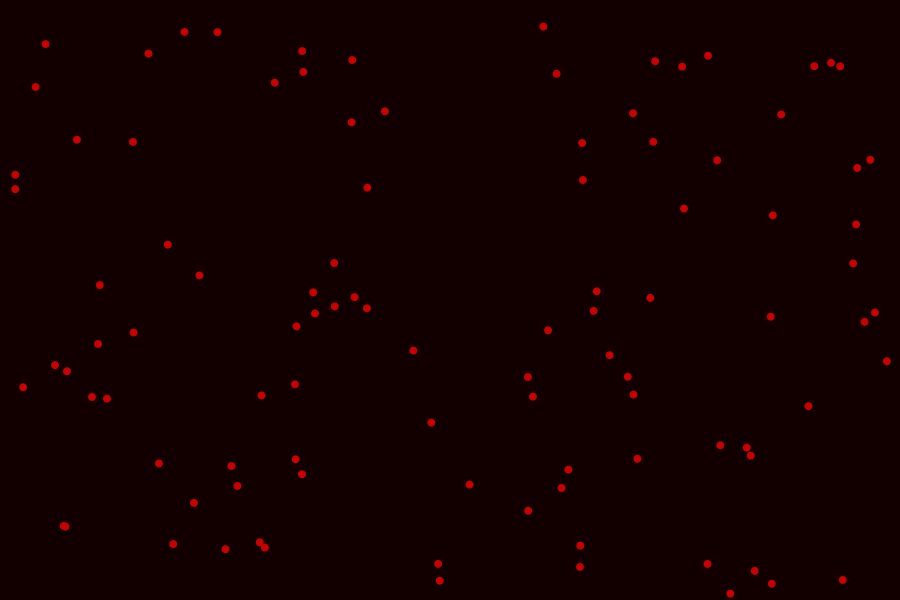
Frame 1 (no input)
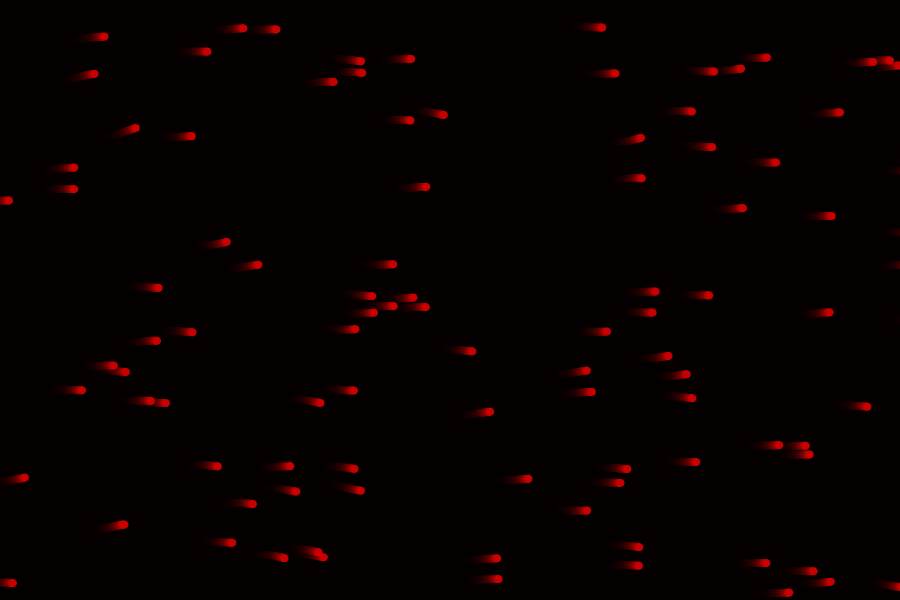
Frame 60 (the mouse pressed at the canvas centre just before this capture)
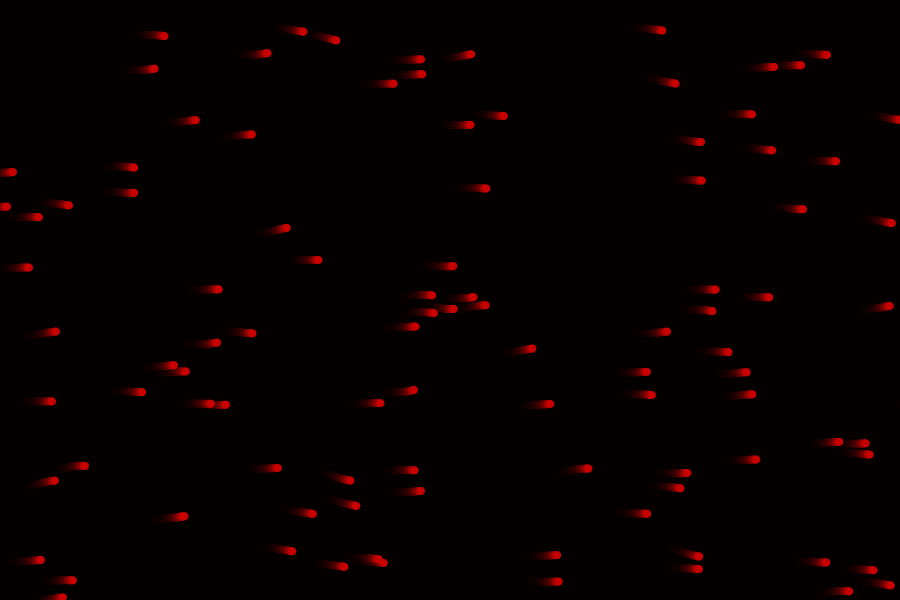
Frame 120 (the mouse held since frame 60 and released just before this capture)

The Processing sketch that drew these frames (run headless with seeded random() and noise(); from frame 60 on, the mouse is pressed at the canvas centre):

// Processing sketch: 02_corriente
// ── 02_corriente.pde
ArrayList<Circle> circles;

void setup() {
  size(900, 600);
  noStroke();
  background(20, 0, 0);
  
  circles = new ArrayList<Circle>();
  for (int i=0; i<100; i++) {
    Circle c = new Circle();
    circles.add(c);
  }
}

void draw() {
  fill(0, 30);
  rect(0, 0, width, height);
  for (int i=0; i<circles.size(); i++) {
    Circle c = circles.get(i);
    c.move();
    c.draw();
  }
}

class Circle {
  float x, y;
  
  Circle() {
    x = random(width);
    y = random(height);
  }

  void move() {
    x++;
    if (x > width + 10) {
      x = -10;
      y = random(height);
    }
  }
  
  void draw() {
    fill(200, 0, 0);
    float n = noise(x*0.005, y*0.01)*50;
    ellipse(x, y + n, 8, 8);
  }
}
